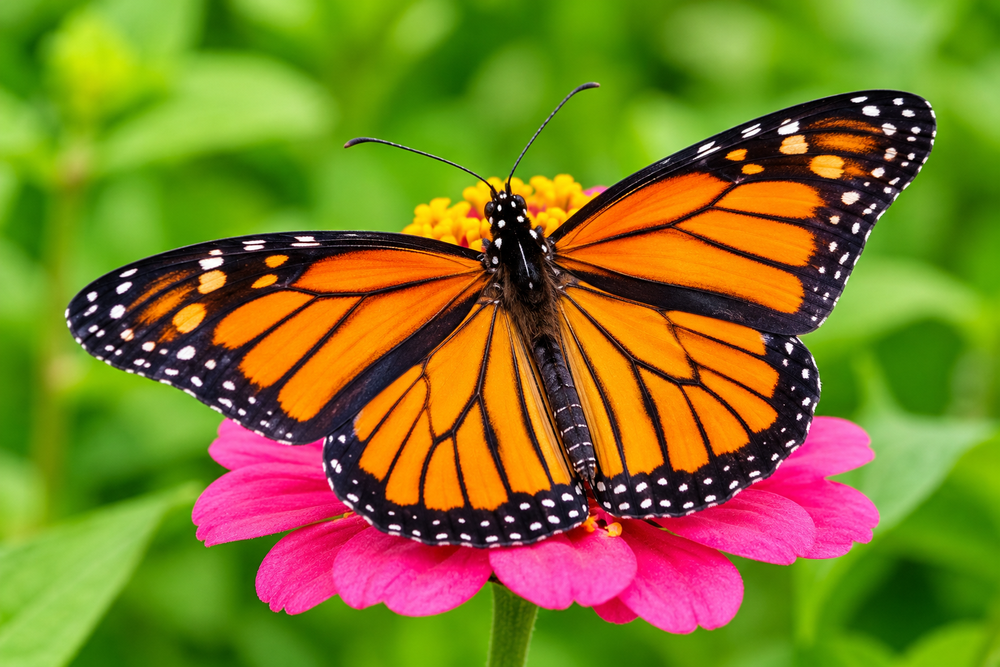
#> input picture butterfly.png, 1000 x 667 px, shrunk from 1536 x 1024 before the run
$ jupyter execute workshop-3.ipynb
#> lines starting #> are read from the running program, lines starting #| are printed output that depends on the picture; after the words box and inside, x2 and y2 are one past the last pixel; in counts of white or black regions, pixels touching at a corner belong together
# WORKSHOP 3 – Canny Edge Detection
## Name: Bhavanisha M              Reg no.: 212225230034

Step 1: Import the libraries

[cell 1]
import cv2
import matplotlib.pyplot as plt

Step 2: Load and display the image

[cell 2]
img = cv2.imread('butterfly.png')
#> img is the input picture: shape (667, 1000, 3); mean B, G, R 37.1, 122.9, 128.3
plt.imshow(cv2.cvtColor(img, cv2.COLOR_BGR2RGB))
plt.title('Original Image')
plt.axis('off')
plt.show()

Step 3: Convert the image into grayscale

[cell 3]
gray = cv2.cvtColor(img, cv2.COLOR_BGR2GRAY)
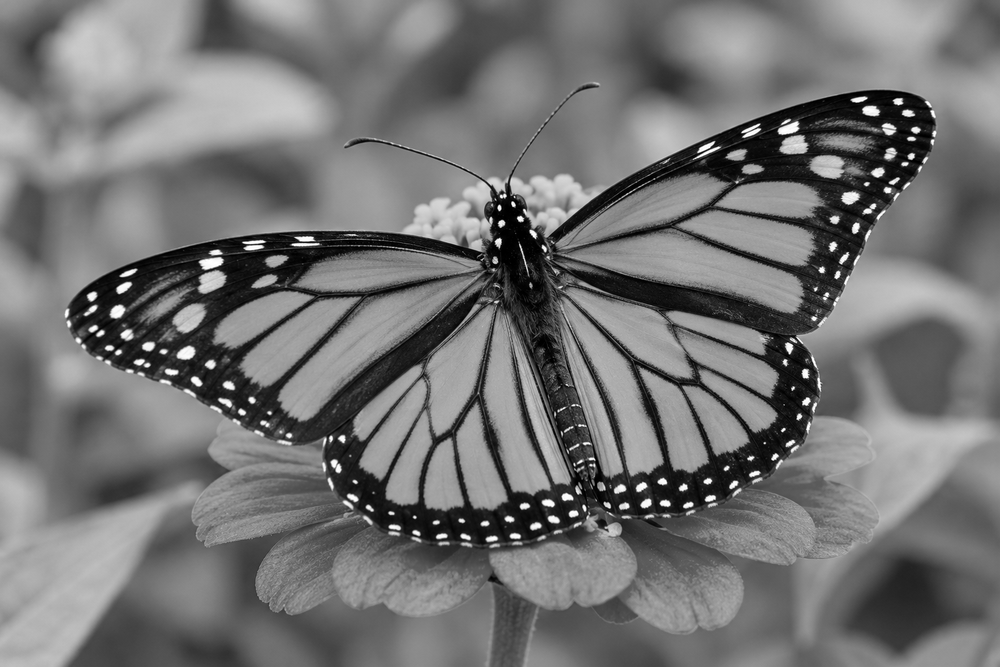
#> gray: shape (667, 1000); min 0, max 255, mean 114.7
plt.imshow(gray, cmap='gray')
plt.title('Grayscale Image')
plt.axis('off')
plt.show()

Step 4: Apply Gaussian Blur

[cell 4]
blur = cv2.GaussianBlur(gray, (5, 5), 0)
plt.imshow(blur, cmap='gray')
plt.title('Gaussian Blur Image')
plt.axis('off')
plt.show()

Step 5: Apply Canny Edge Detection

[cell 5]
edges = cv2.Canny(blur, 100, 200)
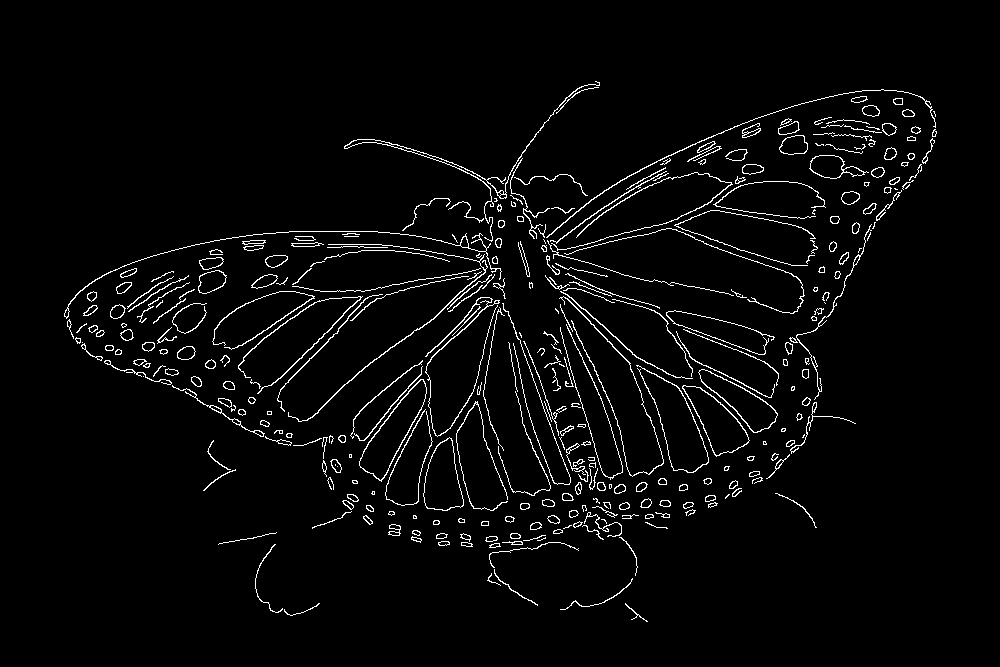
#> edges: shape (667, 1000); 3.3% white in thin lines or dots, all inside (x1, y1, x2, y2) = (64, 81, 937, 622)
plt.imshow(edges, cmap='gray')
plt.title('Canny Edge Detection')
plt.axis('off')
plt.show()

Step 6: Display all images together

[cell 6]
plt.figure(figsize=(12, 5))
plt.subplot(1, 3, 1)
plt.imshow(cv2.cvtColor(img, cv2.COLOR_BGR2RGB))
plt.title('Original Image')
plt.axis('off')
plt.subplot(1, 3, 2)
plt.imshow(gray, cmap='gray')
plt.title('Grayscale Image')
plt.axis('off')
plt.subplot(1, 3, 3)
plt.imshow(edges, cmap='gray')
plt.title('Canny Edge Detection')
plt.axis('off')
plt.show()
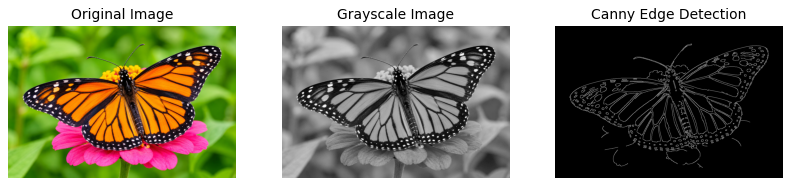
#> figure drawn by matplotlib, 3 panels

Step 7: Change threshold values

[cell 7]
edges1 = cv2.Canny(blur, 30, 100)
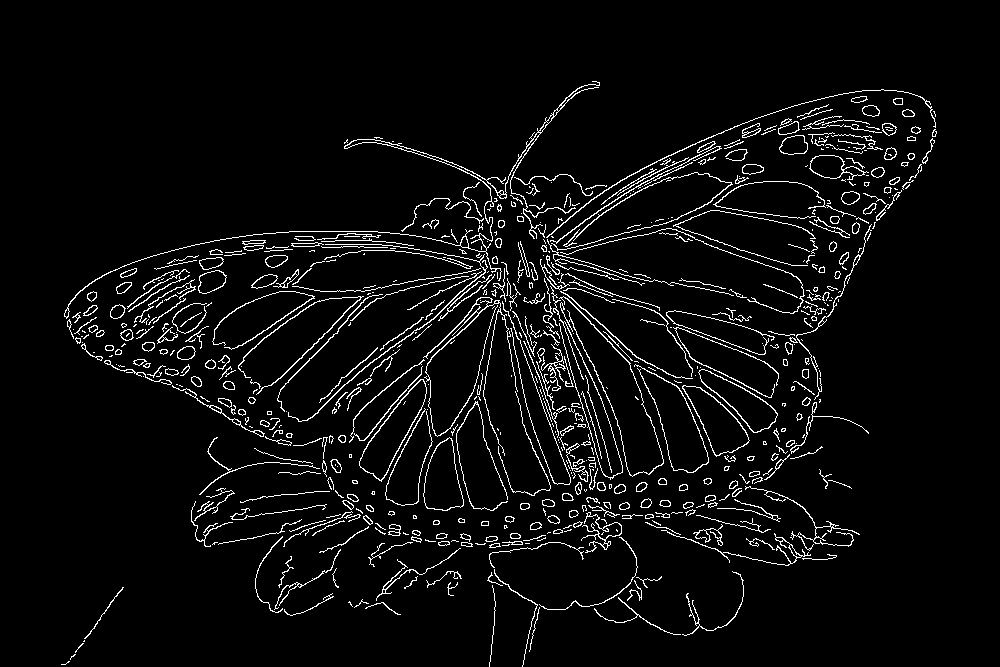
#> edges1: shape (667, 1000); 4.8% white in thin lines or dots, all inside (x1, y1, x2, y2) = (61, 81, 937, 667)
edges2 = cv2.Canny(blur, 50, 150)
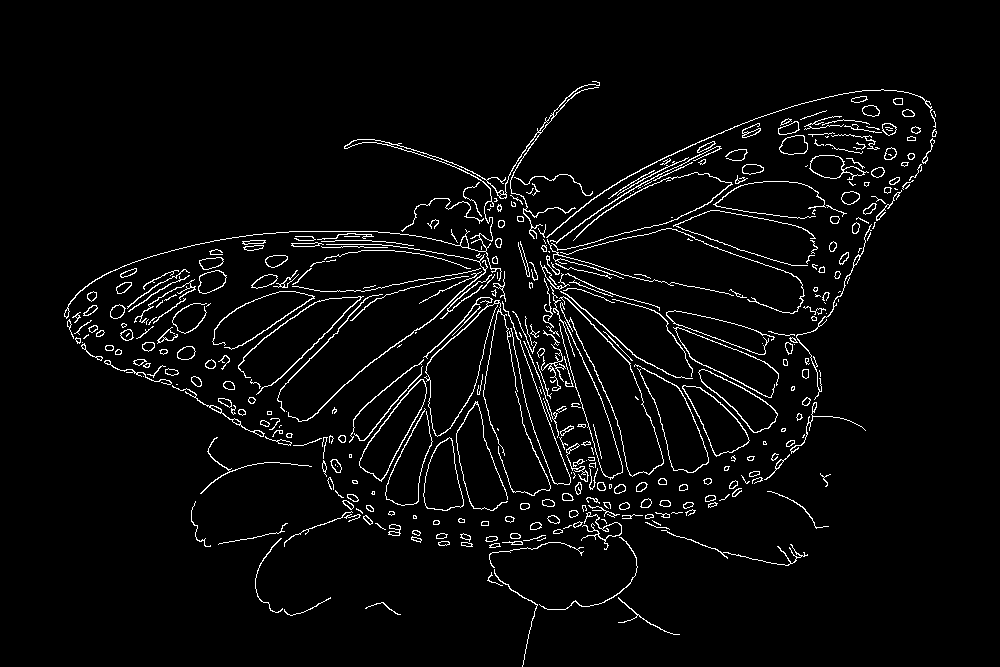
#> edges2: shape (667, 1000); 3.8% white in thin lines or dots, all inside (x1, y1, x2, y2) = (64, 81, 937, 667)
plt.figure(figsize=(12, 8))
plt.subplot(2, 2, 1)
plt.imshow(edges1, cmap='gray')
plt.title('Threshold 30, 100')
plt.axis('off')
plt.subplot(2, 2, 2)
plt.imshow(edges2, cmap='gray')
plt.title('Threshold 50, 150')
plt.axis('off')
